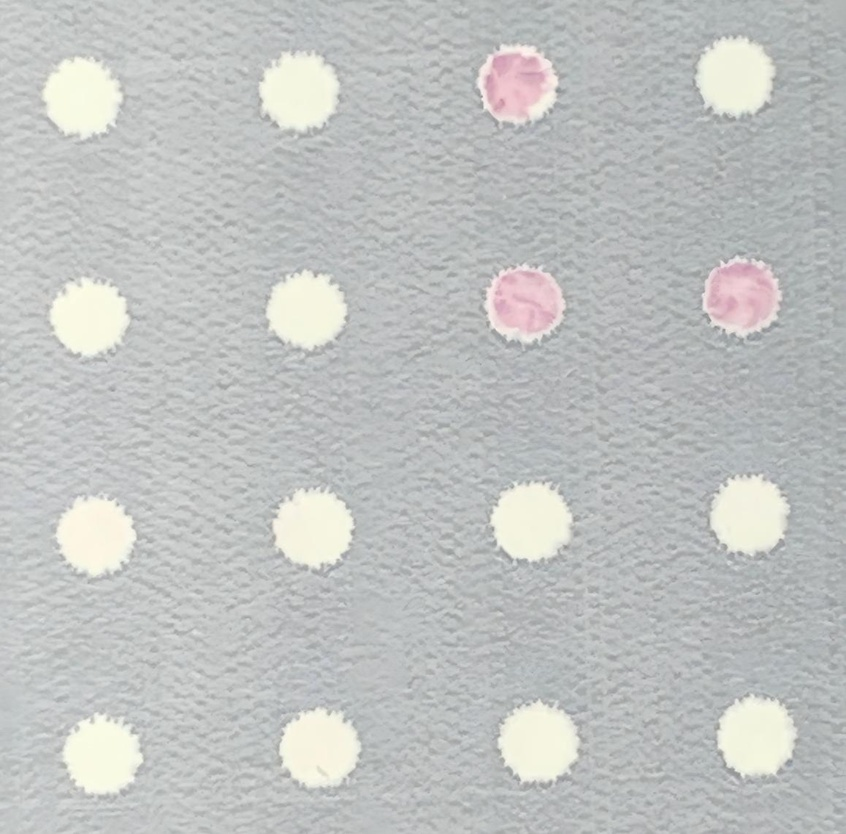
#> input picture examples/input/0.JPG, 846 x 834 px, shrunk from 1158 x 1142 before the run
$ python auto_spot_readout.py examples/input/0.JPG
#> lines starting #> are read from the running program, lines starting #| are printed output that depends on the picture; after the words box and inside, x2 and y2 are one past the last pixel; in counts of white or black regions, pixels touching at a corner belong together
# -*- coding: utf-8 -*-
"""
auto_spot_readout.py
====================
Automated spot detection and RGB intensity extraction for 4x4 multiplex
colorimetric (colloidal gold) immunoassay arrays on nitrocellulose membranes.

Pipeline
  Stage A  Coarse localization: Hough circle detection on a bilateral-filtered
           grayscale image, followed by a 4x4 grid fit over the candidate pool.
  Stage B  Per-spot refinement: local Hough re-detection for center correction,
           radial edge profiling for the spot radius, and a least-squares circle
           fit for robust center estimation.
  Stage C  Neighbor-trend rescue (v3): spots that fail Stage B are corrected
           from the row/column offset trend of their refined neighbors, then
           refined once more.
  Readout  Green-channel mean within a 10% inward-shrunk ROI, excluding wax
           edge and background artifacts.

Usage
  Single image (command line):
      python auto_spot_readout.py path/to/image.jpg
  Batch folder:
      python auto_spot_readout.py path/to/image_folder/
  Interactive: run directly; a file dialog opens when no path is given.
"""

import cv2
import numpy as np
import csv
import os
import sys

try:
    import tkinter as tk
    from tkinter import filedialog
    HAS_TK = True
except Exception:
    HAS_TK = False

# ===================== Parameters =====================

# ---- Stage A: coarse Hough circle detection ----
bilateral_d = 9
bilateral_sigmaColor = 75
bilateral_sigmaSpace = 75

dp = 1.2
minDist = 72
param1 = 60
param2 = 15
minRadius = 32
maxRadius = 68

grid_tol = 30
grid_min_match = 12

# ---- Stage B: per-spot refinement ----
refine_enabled = True         # Master switch; set False to use grid anchors only
num_rays = 24                 # Number of radial rays for edge profiling
ray_scan_max = 1.35           # Ray scan end = this factor x grid radius
local_hough_param2 = 20       # Local Hough param2 (stricter than global)
refine_center_iters = 3       # Center refinement iterations
refine_center_max_shift = 20  # Max single center move (px), prevents jumping to an adjacent spot
refine_r_ratio_lo = 0.80      # Min refined radius, relative to grid median
refine_r_ratio_hi = 1.20      # Max refined radius, relative to grid median
refine_min_valid_rays = 0.5   # Fall back to grid radius if valid rays are below this fraction
edge_shrink = 0.90            # Readout ROI shrink factor (1.0 = no shrink; 0.90 = 10% inward)

# ---- Stage C: neighbor-trend rescue for failed spots (v3) ----
# When a spot fails Stage B, the anchor position is re-estimated from the
# anchor-to-refined offset trend of already-refined neighbors on the same row
# and column. The corrected anchor is refined once more.
neighbor_fix_enabled = True
neighbor_fix_max_shift = 1.5  # Predicted offset cap = this factor x median grid radius
# =======================================================


def imread_unicode(path):
    """Image read that supports non-ASCII (Chinese) paths on Windows."""
#> called with path = 'examples/input/0.JPG'
    try:
        return cv2.imdecode(np.fromfile(path, dtype=np.uint8), cv2.IMREAD_COLOR)
#> returned value is the input picture: shape (834, 846, 3); mean B, G, R 193, 194.2, 192.3
    except Exception:
        return None


def imwrite_unicode(path, img):
    """Image write that supports non-ASCII (Chinese) paths on Windows."""
    ext = os.path.splitext(path)[1]
    ok, buf = cv2.imencode(ext, img)
    if ok:
        buf.tofile(path)
    return ok


def measure_edge_distances(gray_img, red_img, cx, cy, r_ref):
    """
    Scan radial profiles from (cx, cy) along num_rays rays and locate the
    spot-to-background boundary on each ray.

    Two-channel strategy:
      1. Brightness method (primary): find the brightness peak (white ring or
         white center), then scan outward to where it drops to the midpoint
         between peak and background. Works as long as a white ring surrounds
         the purple-red signal center.
      2. Redness method (fallback): if the brightness method fails (spot fully
         red-purple with no white ring), use the redness profile
         R - (G+B)/2 and find where redness drops from peak to background.

    Returns a list of (angle, boundary_distance) pairs.
    """
    h, w = gray_img.shape
    smooth_g = cv2.boxFilter(gray_img, ddepth=-1, ksize=(3, 3))
    smooth_r = cv2.boxFilter(red_img, ddepth=-1, ksize=(3, 3))

    results = []
    for k in range(num_rays):
        ang = 2.0 * np.pi * k / num_rays
        dx = np.cos(ang)
        dy = np.sin(ang)
        prof = []
        t = r_ref * 0.40
        t_end = r_ref * ray_scan_max
        step = 1.0
        while t <= t_end:
            xi = int(round(cx + t * dx))
            yi = int(round(cy + t * dy))
            if 0 <= xi < w and 0 <= yi < h:
                prof.append((t, float(smooth_g[yi, xi]), float(smooth_r[yi, xi])))
            t += step
        if len(prof) < 8:
            continue
        vals_g = [p[1] for p in prof]
        vals_r = [p[2] for p in prof]

        # ---- Brightness method ----
        cross_t = -1.0
        peak_idx = int(np.argmax(vals_g))
        peak_val = vals_g[peak_idx]
        bg_val = vals_g[-1]
        thr = (peak_val + bg_val) * 0.5
        if peak_val - bg_val >= 12.0:
            for i in range(peak_idx, len(prof)):
                if vals_g[i] < thr:
                    cross_t = prof[i][0]
                    break

        # ---- Redness method (fallback) ----
        if cross_t <= 0:
            r_peak_idx = int(np.argmax(vals_r))
            r_peak = vals_r[r_peak_idx]
            r_bg = vals_r[-1]
            thr_r = (r_peak + r_bg) * 0.5
            if r_peak - r_bg >= 15.0:
                for i in range(r_peak_idx, len(prof)):
                    if vals_r[i] < thr_r:
                        cross_t = prof[i][0]
                        break

        if cross_t > 0:
            results.append((ang, cross_t))
    return results


def refine_spot(gray_img, red_img, cx, cy, r_grid):
    """
    Refine a single grid anchor point.
    Returns (refined_cx, refined_cy, refined_r, ok_flag).

    Step 1: local Hough circle re-detection in a neighborhood window to correct
            the grid-extrapolated center.
    Step 2: radial edge profiling to measure the spot radius, with a
            least-squares circle fit for robust center refinement.

    Falls back to the grid values if refinement fails.
    """
    # ---------- Step 1: local Hough center correction ----------
    h, w = gray_img.shape
    win = int(round(1.6 * r_grid))
    x0 = max(0, int(cx) - win)
    y0 = max(0, int(cy) - win)
    x1 = min(w, int(cx) + win)
    y1 = min(h, int(cy) + win)
    patch = gray_img[y0:y1, x0:x1]
    local_circles = None
    if patch.size > 0:
        local_circles = cv2.HoughCircles(
            patch, cv2.HOUGH_GRADIENT,
            dp=1.0, minDist=r_grid,
            param1=60, param2=local_hough_param2,
            minRadius=int(round(0.7 * r_grid)),
            maxRadius=int(round(1.3 * r_grid))
        )
    if local_circles is not None:
        # Keep the candidate closest to the anchor (add back the crop offset)
        best_c = None
        best_d = 1e9
        for c in local_circles[0]:
            gcx = c[0] + x0
            gcy = c[1] + y0
            d = np.hypot(gcx - cx, gcy - cy)
            if d < best_d:
                best_d = d
                best_c = (gcx, gcy)
        if best_c is not None and best_d < grid_tol * 0.8:
            cxx, cyy = float(best_c[0]), float(best_c[1])
        else:
            cxx, cyy = float(cx), float(cy)
    else:
        cxx, cyy = float(cx), float(cy)

    # ---------- Step 2: radial profiling + iterative center refinement ----------
    r_ref = float(r_grid)
    ok = False
    for _ in range(refine_center_iters):
        samples = measure_edge_distances(gray_img, red_img, cxx, cyy, r_ref)
        if len(samples) < num_rays * refine_min_valid_rays:
            break
        d_arr = np.array([s[1] for s in samples])
        ang_arr = np.array([s[0] for s in samples])
        r_new = float(np.median(d_arr))
        r_new = max(r_grid * refine_r_ratio_lo, min(r_grid * refine_r_ratio_hi, r_new))
        # Least-squares circle fit (Kasa method) for a robust center estimate
        ex = cxx + d_arr * np.cos(ang_arr)
        ey = cyy + d_arr * np.sin(ang_arr)
        if len(ex) >= 8:
            A = np.column_stack([ex, ey, np.ones_like(ex)])
            b = -(ex ** 2 + ey ** 2)
            try:
                D, E, F = np.linalg.lstsq(A, b, rcond=None)[0]
                new_cx = -D / 2.0
                new_cy = -E / 2.0
            except np.linalg.LinAlgError:
                new_cx, new_cy = float(ex.mean()), float(ey.mean())
        else:
            new_cx, new_cy = float(ex.mean()), float(ey.mean())
        shift = np.hypot(new_cx - cxx, new_cy - cyy)
        if shift > refine_center_max_shift:
            scale = refine_center_max_shift / shift
            new_cx = cxx + (new_cx - cxx) * scale
            new_cy = cyy + (new_cy - cyy) * scale
        cxx, cyy = new_cx, new_cy
        r_ref = r_new
        ok = True
        if shift < 0.5:
            break

    # Final radius measurement after convergence
    if ok:
        samples = measure_edge_distances(gray_img, red_img, cxx, cyy, r_ref)
        if len(samples) >= num_rays * refine_min_valid_rays:
            r_final = float(np.median([s[1] for s in samples]))
            r_final = max(r_grid * refine_r_ratio_lo, min(r_grid * refine_r_ratio_hi, r_final))
            return cxx, cyy, r_final, True
    return float(cx), float(cy), float(r_grid), False


# [45 lines left out: function predict_offset_along, not called in this run]


def process_image(img_path):
    """Run the full detection pipeline on one image and write its outputs."""
    img_bgr = imread_unicode(img_path)
    if img_bgr is None:
        print(f"  Error: cannot read {img_path}")
        return

    img_dir = os.path.dirname(os.path.abspath(img_path))
    img_name, _ = os.path.splitext(os.path.basename(img_path))

    out_img = os.path.join(img_dir, f"{img_name}_v3_result.png")
    candidate_preview = os.path.join(img_dir, f"{img_name}_hough_candidate_preview.png")
    compare_img = os.path.join(img_dir, f"{img_name}_v3_compare.png")
    out_csv = os.path.join(img_dir, f"{img_name}_v3_spot_rgb.csv")

    img_rgb = cv2.cvtColor(img_bgr, cv2.COLOR_BGR2RGB)
    gray = cv2.cvtColor(img_bgr, cv2.COLOR_BGR2GRAY)
    gray_filtered = cv2.bilateralFilter(gray, bilateral_d, bilateral_sigmaColor, bilateral_sigmaSpace)

    # Redness channel, fallback for fully purple-red spots
    R_ch = img_rgb[:, :, 0].astype(np.float32)
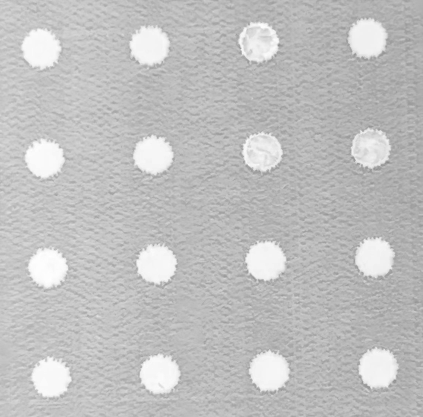
#> R_ch: shape (834, 846) float32 (shown at 1/2 size); min 134, max 255, mean 192.3
    G_ch = img_rgb[:, :, 1].astype(np.float32)
    B_ch = img_rgb[:, :, 2].astype(np.float32)
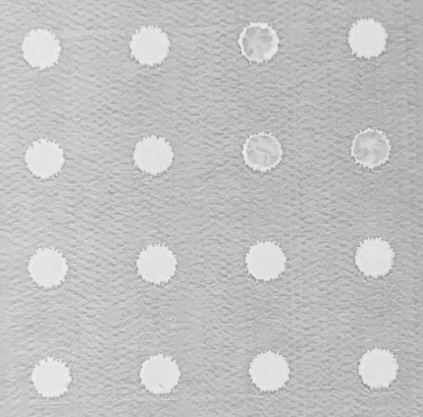
#> B_ch: shape (834, 846) float32 (shown at 1/2 size); min 136, max 244, mean 193
    red_img = R_ch - 0.5 * (G_ch + B_ch)
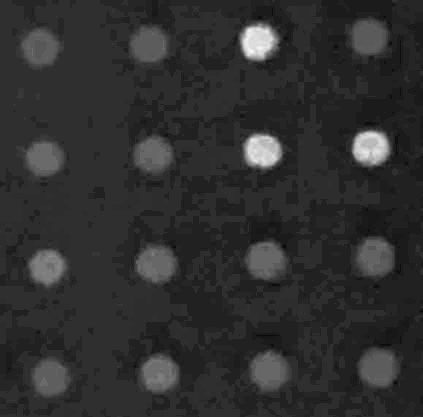
#> red_img: shape (834, 846) float32 (shown at 1/2 size); min -12, max 44.5, mean -1.4; drawn with min black and max white

    # ---- Stage A: Hough circles + 4x4 grid fitting ----
    circles = cv2.HoughCircles(
        gray_filtered,
        cv2.HOUGH_GRADIENT,
        dp=dp,
        minDist=minDist,
        param1=param1,
        param2=param2,
        minRadius=minRadius,
        maxRadius=maxRadius
    )
#> circles = 16 rows, first 8: [735, 76.2, 38.6], [756.6, 736.2, 39.68], [531, 521.4, 39.32], [312.6, 527.4, 38.24], [298.2, 89.4, 39.08], [741, 294.6, 39.08], [89.4, 316.2, 37.88], [515.4, 84.6, 39.8]

    candidates = []
    if circles is not None:
        circles = np.uint16(np.around(circles))
#> circles = 16 rows, first 8: [735, 76, 39], [757, 736, 40], [531, 521, 39], [313, 527, 38], [298, 89, 39], [741, 295, 39], [89, 316, 38], [515, 85, 40]
        for c in circles[0, :]:
            cx, cy, r = c
            candidates.append([float(cx), float(cy), float(r)])
#> this loop made 16 passes
#> after the loop, candidates = [[735, 76, 39], [757, 736, 40], [531, 521, 39], [313, 527, 38], [298, 89, 39], [741, 295, 39], [89, 316, 38], [515, 85, 40], [525, 303, 38], [320, 749, 39], [309, 310, 37], [95, 538, 40], [538, 739, 40], [753, 514, 42], [83, 94, 41], [99, 758, 38]]
    print(f"  Hough candidate pool size = {len(candidates)}")
#|   Hough candidate pool size = 16

    candidate_canvas = img_bgr.copy()
    for (cx, cy, r) in candidates:
        cv2.circle(candidate_canvas, (int(cx), int(cy)), int(r), (0, 255, 0), 2)
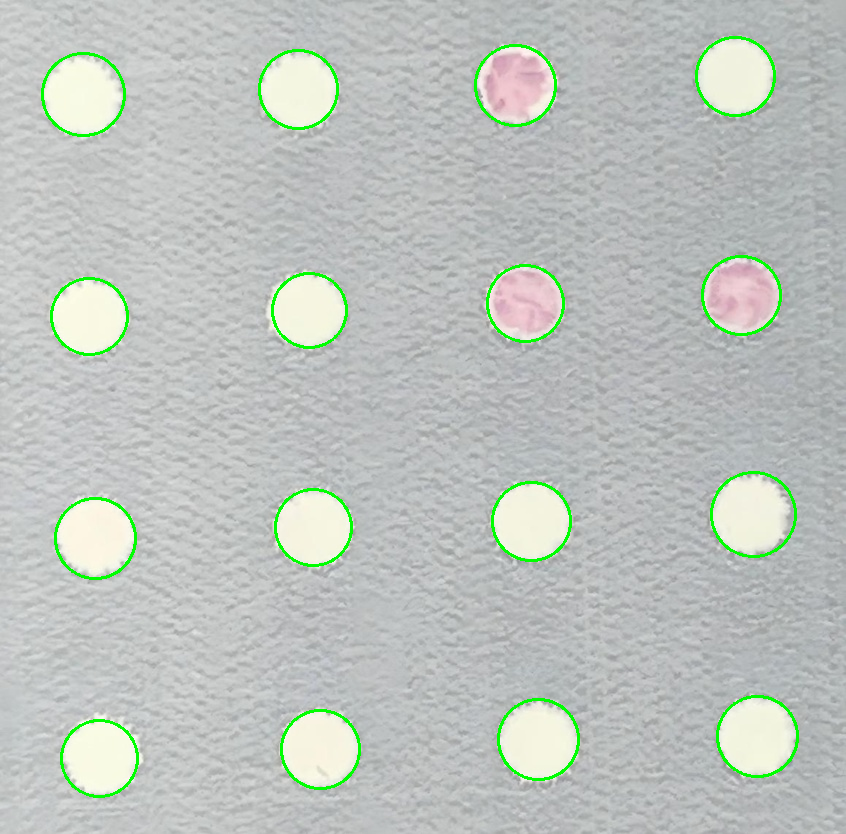
#> candidate_canvas: shape (834, 846, 3); 1.69% of pixels changed, all inside (x1, y1, x2, y2) = (41, 36, 799, 798)
    imwrite_unicode(candidate_preview, candidate_canvas)

    # Adaptive grid search over every candidate pair
    best_match_count = 0
    best_grid_param = None
    pts_arr = np.array(candidates, dtype=np.float32)
#> pts_arr has the same summary as circles
    xy_pts = pts_arr[:, :2]
#> xy_pts = 16 rows, first 8: [735, 76], [757, 736], [531, 521], [313, 527], [298, 89], [741, 295], [89, 316], [515, 85]

    if len(pts_arr) >= 2:
        n = len(pts_arr)
#> n = 16
        for i in range(n):
            x1, y1, _ = pts_arr[i]
            for j in range(i + 1, n):
                x2, y2, _ = pts_arr[j]
                dx0 = x2 - x1
                dy0 = y2 - y1
                dist0 = np.hypot(dx0, dy0)
                if dist0 < 40:
                    continue
                u = np.array([dx0, dy0])
                v = np.array([dy0, -dx0])
                mat = np.stack([u, v], axis=1)
                try:
                    mat_inv = np.linalg.inv(mat)
                except np.linalg.LinAlgError:
                    continue
                delta = xy_pts - np.array([x1, y1])
                g_coords = delta @ mat_inv
                gl_all = g_coords[:, 0]
                gk_all = g_coords[:, 1]
                L_min = int(np.floor(np.min(gl_all)))
                L_max = int(np.ceil(np.max(gl_all)))
                K_min = int(np.floor(np.min(gk_all)))
                K_max = int(np.ceil(np.max(gk_all)))
                for L0 in range(L_min, L_max - 2):
                    for K0 in range(K_min, K_max - 2):
                        match = 0
                        for l in range(L0, L0 + 4):
                            for k in range(K0, K0 + 4):
                                t_pt = np.array([x1, y1]) + l * u + k * v
                                d_all = np.hypot(xy_pts[:, 0] - t_pt[0], xy_pts[:, 1] - t_pt[1])
                                if np.min(d_all) < grid_tol:
                                    match += 1
                        if match > best_match_count:
                            best_match_count = match
                            best_grid_param = (np.array([x1, y1]), u, v, L0, K0)
#> this loop made 16 passes
#> after the loop, best_grid_param = ([735, 76], [6, 219], [219, -6], 0, -3); best_match_count = 16

    final_spots = []
    draw_img = img_bgr.copy()
    compare_canvas = img_bgr.copy()

    if best_grid_param is None or best_match_count < grid_min_match:
        print(f"  Grid match below threshold ({grid_min_match}); no valid output.")
        imwrite_unicode(out_img, draw_img)
        return

    origin, u, v, L0, K0 = best_grid_param
#> origin = [735, 76]; u = [6, 219]; v = [219, -6]; L0 = 0; K0 = -3
    grid_points = []
    for l in range(L0, L0 + 4):
        for k in range(K0, K0 + 4):
            grid_points.append(origin + l * u + k * v)
#> after the loop, grid_points = [[78, 94], [297, 88], [516, 82], [735, 76], [84, 313], [303, 307], [522, 301], [741, 295], [90, 532], [309, 526], [528, 520], [747, 514], [96, 751], [315, 745], [534, 739], [753, 733]]
    grid_points = np.array(grid_points)
#> grid_points = 16 rows, first 8: [78, 94], [297, 88], [516, 82], [735, 76], [84, 313], [303, 307], [522, 301], [741, 295]

    r_list = [p[2] for p in candidates]
#> r_list = [39, 40, 39, 38, 39, 39, 38, 40, 38, 39, 37, 40, 40, 42, 41, 38]
    median_r = int(np.median(r_list))
#> median_r = 39
    print(f"  Grid solved, median radius = {median_r}")
#|   Grid solved, median radius = 39

    # Red circles: old uniform-radius placement, kept on the comparison image
    for (gx, gy) in grid_points:
        cv2.circle(compare_canvas, (int(gx), int(gy)), median_r, (0, 0, 255), 2)
#> this loop made 16 passes
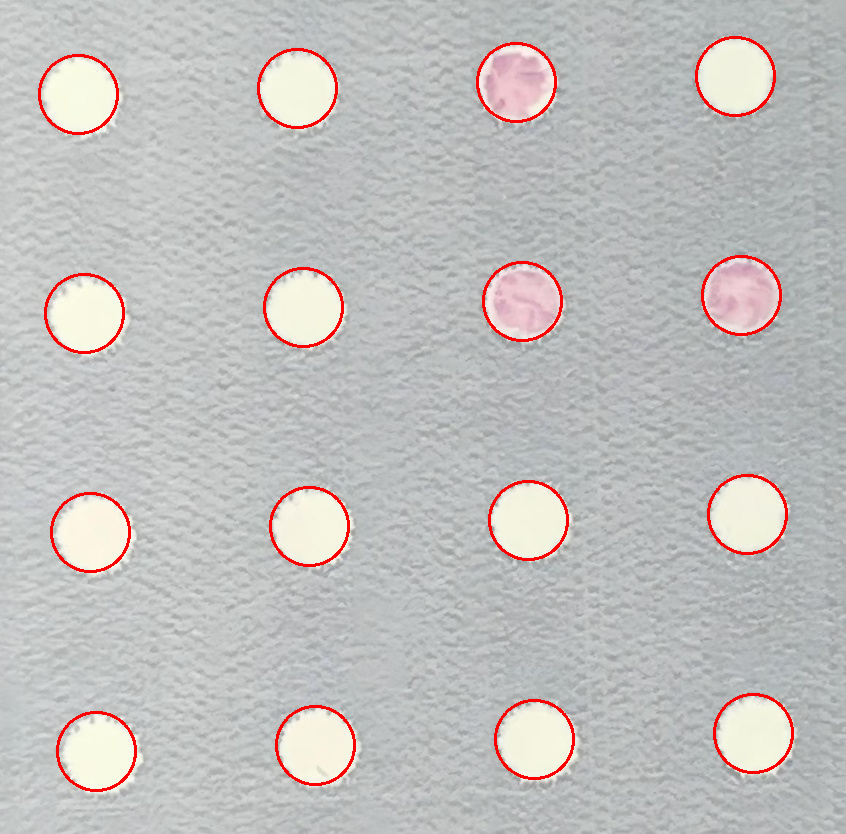
#> compare_canvas: shape (834, 846, 3); 1.7% of pixels changed, all inside (x1, y1, x2, y2) = (38, 36, 794, 792)

    # First pass: refine every spot once, record results without drawing
    refine_results = []
    refined_count = 0
    for idx, (gx, gy) in enumerate(grid_points):
        if refine_enabled:
            rx, ry, rr, ok = refine_spot(gray_filtered, red_img, gx, gy, median_r)
            # Safety: reject a refinement that jumps too far from the anchor
            if ok and np.hypot(rx - gx, ry - gy) > grid_tol * 0.8:
                rx, ry, rr, ok = gx, gy, median_r, False
        else:
            rx, ry, rr, ok = gx, gy, median_r, False
        refine_results.append({"ok": bool(ok), "rx": float(rx), "ry": float(ry),
                               "rr": float(rr), "rescue": 0})
        if ok:
            refined_count += 1
#> this loop made 16 passes
#> (gx, gy, x0 in refine_spot, y0 in refine_spot, x1 in refine_spot, y1 in refine_spot, local_circles in refine_spot) on passes 3, 7, 9: (516, 82, 454, 20, 578, 144, [[66.5, 62.5, 37.7]]), (522, 301, 460, 239, 584, 363, [[63.5, 57.5, 44]]), (90, 532, 28, 470, 152, 594, [[58.5, 63.5, 30.8]])
#> after the loop, refine_results = 16 items; refined_count = 16
#> (the rest of the program and of its run is left out)
